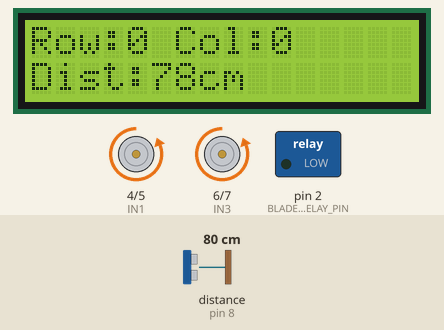
Recording of a sketch running on a simulated Arduino Uno, built with avr-gcc and run on an emulated ATmega328P. On the bench: 16×2 character LCD, motor-driver pin pairs drawn as motors (green arrow = first pin HIGH = forward, orange = second pin HIGH = backward, longer = more drive), switched loads named in the sketch (green lamp = pin HIGH). Wiring (inferred from the names in the program): ultrasonic range finder: trigger pin 9; echo pin 8. The inputs (shaded band) are chosen by the test bench; at power-on: distance to the obstacle (sensor on pin 8) 80 cm. The echo pulse lasts 58.3 µs per cm; pins used as bus, display or sensor lines are not drawn. At 38.5 s the program stops and its outputs stay as they are.

Above: at 3.2 s.
3.3 s: distance to the obstacle (sensor on pin 8) set to 23 cm
At 5.5 s:
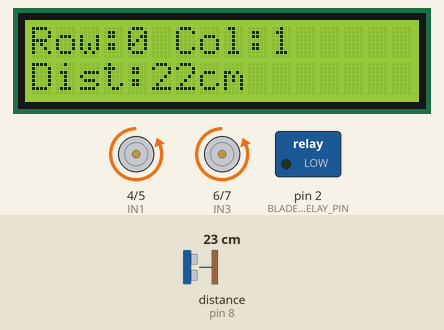
11.2 s: distance to the obstacle (sensor on pin 8) set to 19 cm
At 18.1 s:
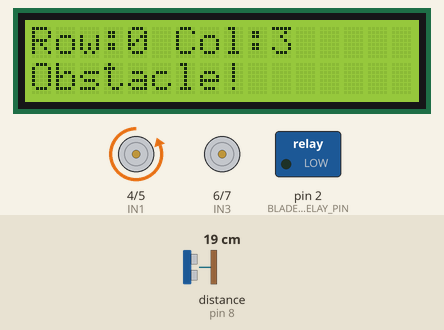
18.2 s: distance to the obstacle (sensor on pin 8) set to 35 cm
At 39.0 s:
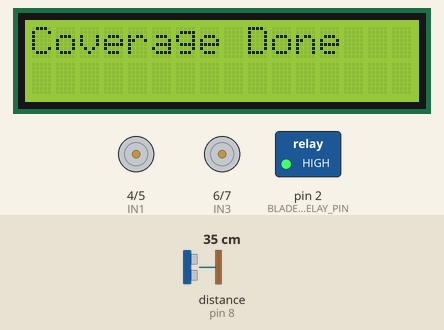
Timing chart, 0 to 40.0 s (numbered marks = the images above; inputs shaded):
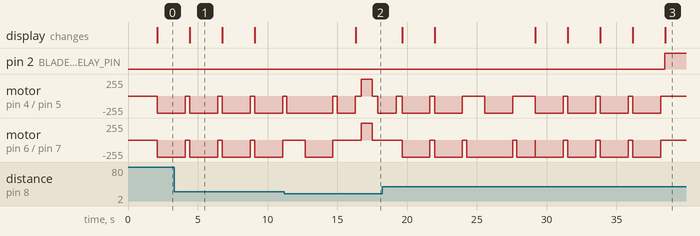

The sketch:

Arduino.ino
```cpp
#include <SoftwareSerial.h>
#include <Wire.h>
#include <LiquidCrystal_I2C.h>

// ------------------- Motor Pins -------------------
int IN1 = 4;
int IN2 = 5;
int IN3 = 6;
int IN4 = 7;

// ------------------- Relay Pin -------------------
int BLADE_RELAY_PIN = 2;

// ------------------- Ultrasonic Pins -------------------
#define trigPin 9
#define echoPin 8

// ------------------- GPS -------------------
SoftwareSerial gps(11, 12); // RX, TX

// ------------------- LCD -------------------
LiquidCrystal_I2C lcd(0x27, 16, 2);

// ------------------- GRID SETTINGS -------------------
#define ROWS 3
#define COLS 4
#define CELL_TIME 2000
#define TURN_TIME 1300
#define REVERSE_TIME 800
#define OBSTACLE_DIST 20

int grid[ROWS][COLS] = {
  {0,0,0,0},
  {0,1,0,0},
  {0,0,0,0}
};

// ------------------- SETUP -------------------
void setup() {

  pinMode(IN1, OUTPUT);
  pinMode(IN2, OUTPUT);
  pinMode(IN3, OUTPUT);
  pinMode(IN4, OUTPUT);

  pinMode(BLADE_RELAY_PIN, OUTPUT);
  digitalWrite(BLADE_RELAY_PIN, LOW); // blade ON

  pinMode(trigPin, OUTPUT);
  pinMode(echoPin, INPUT);

  Serial.begin(9600);
  gps.begin(9600);

  lcd.init();
  lcd.backlight();
  lcd.print("CPP Robot Start");
  delay(2000);
  lcd.clear();
}

// ------------------- MAIN LOOP -------------------
void loop() {

  zigzagCoverage();

  stopMotors();
  digitalWrite(BLADE_RELAY_PIN, HIGH); // blade OFF

  lcd.clear();
  lcd.print("Coverage Done");

  while(1);
}

// ------------------- CPP LOGIC -------------------
void zigzagCoverage() {

  for (int i = 0; i < ROWS; i++) {

    if (i % 2 == 0) {
      for (int j = 0; j < COLS; j++) {
        visitCell(i, j);
      }
    }
    else {
      for (int j = COLS - 1; j >= 0; j--) {
        visitCell(i, j);
      }
    }

    if (i < ROWS - 1) {
      moveToNextRow(i);
    }
  }
}

void visitCell(int r, int c) {

  if (grid[r][c] == 1) return;

  if (checkObstacle()) {

    lcd.setCursor(0,1);
    lcd.print("Obstacle!     ");

    stopMotors();
    delay(400);

    // Reverse a bit
    moveBackward();
    delay(REVERSE_TIME);
    stopMotors();
    delay(400);

    // Pivot right
    turnRight();
    delay(TURN_TIME);
    stopMotors();
    delay(400);

    return;
  }

  lcd.setCursor(0,0);
  lcd.print("Row:");
  lcd.print(r);
  lcd.print(" Col:");
  lcd.print(c);

  moveForward();
  delay(CELL_TIME);
  stopMotors();
  delay(300);

  grid[r][c] = 2;
}

// ------------------- MOVE TO NEXT ROW -------------------
void moveToNextRow(int row) {

  if (row % 2 == 0) {

    turnRight();
    delay(TURN_TIME);
    stopMotors();

    moveForwardCell();

    turnRight();
    delay(TURN_TIME);
    stopMotors();
  }
  else {

    turnLeft();
    delay(TURN_TIME);
    stopMotors();

    moveForwardCell();

    turnLeft();
    delay(TURN_TIME);
    stopMotors();
  }
}

void moveForwardCell() {
  moveForward();
  delay(CELL_TIME);
  stopMotors();
  delay(300);
}

// ------------------- OBSTACLE CHECK -------------------
bool checkObstacle() {

  digitalWrite(trigPin, LOW);
  delayMicroseconds(2);

  digitalWrite(trigPin, HIGH);
  delayMicroseconds(10);
  digitalWrite(trigPin, LOW);

  long duration = pulseIn(echoPin, HIGH, 30000);
  long distance;

  if (duration == 0) distance = 999;
  else distance = duration * 0.034 / 2;

  lcd.setCursor(0,1);
  lcd.print("Dist:");
  lcd.print(distance);
  lcd.print("cm   ");

  if (distance < OBSTACLE_DIST) return true;
  return false;
}

// ------------------- MOTOR FUNCTIONS -------------------

void moveForward() {

  digitalWrite(IN1, LOW);
  digitalWrite(IN2, HIGH);

  digitalWrite(IN3, LOW);
  digitalWrite(IN4, HIGH);
}

void moveBackward() {

  digitalWrite(IN1, HIGH);
  digitalWrite(IN2, LOW);

  digitalWrite(IN3, HIGH);
  digitalWrite(IN4, LOW);
}

// Pivot turn (stronger for heavy robot)
void turnRight() {

  // left wheel forward
  digitalWrite(IN1, LOW);
  digitalWrite(IN2, HIGH);

  // right wheel stop
  digitalWrite(IN3, LOW);
  digitalWrite(IN4, LOW);
}

void turnLeft() {

  // left wheel stop
  digitalWrite(IN1, LOW);
  digitalWrite(IN2, LOW);

  // right wheel forward
  digitalWrite(IN3, LOW);
  digitalWrite(IN4, HIGH);
}

void stopMotors() {

  digitalWrite(IN1, LOW);
  digitalWrite(IN2, LOW);

  digitalWrite(IN3, LOW);
  digitalWrite(IN4, LOW);
}
```

Measured:
- the behaviour switches between 21 and 20 cm on distance to the obstacle (sensor on pin 8) (found by bisection; images 1 and 2)
- after the input at 11.2 s, the display: changes after 5.1 s (image 2)
- after the input at 18.2 s, pin 2 (BLADE_RELAY_PIN): LOW → HIGH after 20.3 s; the display: first changes after 1.4 s (image 3 shows a later state)
- what the display in image 1 shows lasts 2.4 s, from 4.4 s to 6.8 s
